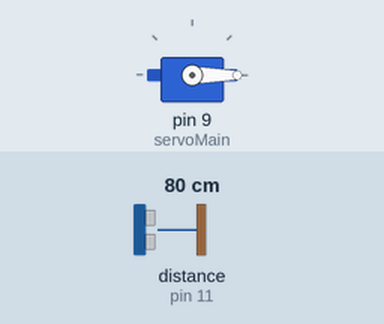
Simulated run of this sketch. Board: Arduino Uno, built with avr-gcc and run on an emulated ATmega328P. Parts: servo. Wiring (inferred from the names in the program): ultrasonic range finder: trigger pin 10; echo pin 11. The inputs (shaded band) are chosen by the test bench; at power-on: distance to the obstacle (sensor on pin 11) 80 cm. The echo pulse lasts 58.3 µs per cm.

Above: at 1.2 s.
1.3 s: distance to the obstacle (sensor on pin 11) set to 33 cm
2.8 s: distance to the obstacle (sensor on pin 11) set to 27 cm
At 4.0 s:
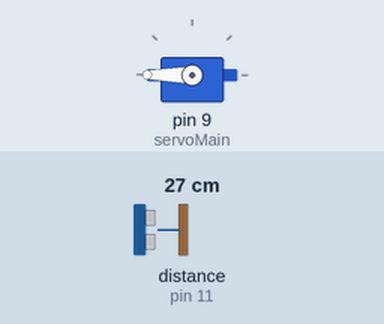
4.3 s: distance to the obstacle (sensor on pin 11) set to 35 cm
At 6.6 s:
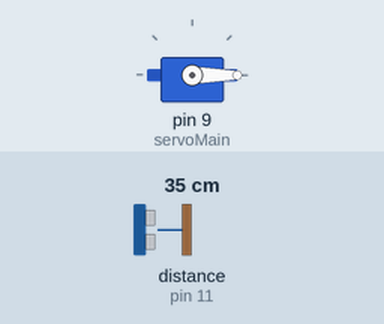
7.3 s: distance to the obstacle (sensor on pin 11) set to 2 cm
At 7.9 s:
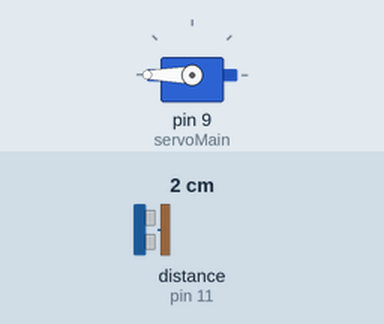
Timing chart, 0 to 9.8 s (numbered marks = the images above; inputs shaded):
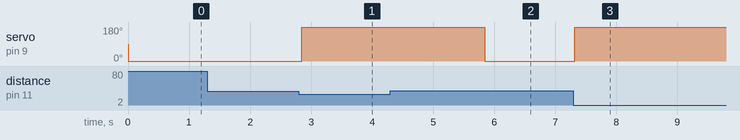

The sketch:

radar_ultrasonic.ino
```cpp
#include <Servo.h>

Servo servoMain; // Define our Servo

int  trigpin = 10;

int echopin = 11;

int distance;

float duration;

float  cm;

void setup()

{

servoMain.attach(9); // servo on digital  pin 10

pinMode(trigpin, OUTPUT);

pinMode(echopin, INPUT);

}

void  loop()

{

digitalWrite(trigpin, LOW);

delay(2);

digitalWrite(trigpin,  HIGH);

delayMicroseconds(10);

digitalWrite(trigpin, LOW);

duration  = pulseIn(echopin, HIGH);

cm = (duration/58.82);

distance = cm;

if(distance<30)

{

servoMain.write(180);  // Turn Servo back to center position (90 degrees)

delay(3000);

}

else{

servoMain.write(0);

delay(50);

}

}
```

Measured:
- the behaviour switches between 31 and 30 cm on distance to the obstacle (sensor on pin 11) (found by bisection; images 0 and 1)
- after the input at 1.3 s, every drawn part: stays the same
- after the input at 2.8 s, servo on pin 9 (servoMain): 0° → 180° at once
- after the input at 4.3 s, servo on pin 9 (servoMain): 180° → 0° after 1.5 s
- after the input at 7.3 s, servo on pin 9 (servoMain): 0° → 180° at once
